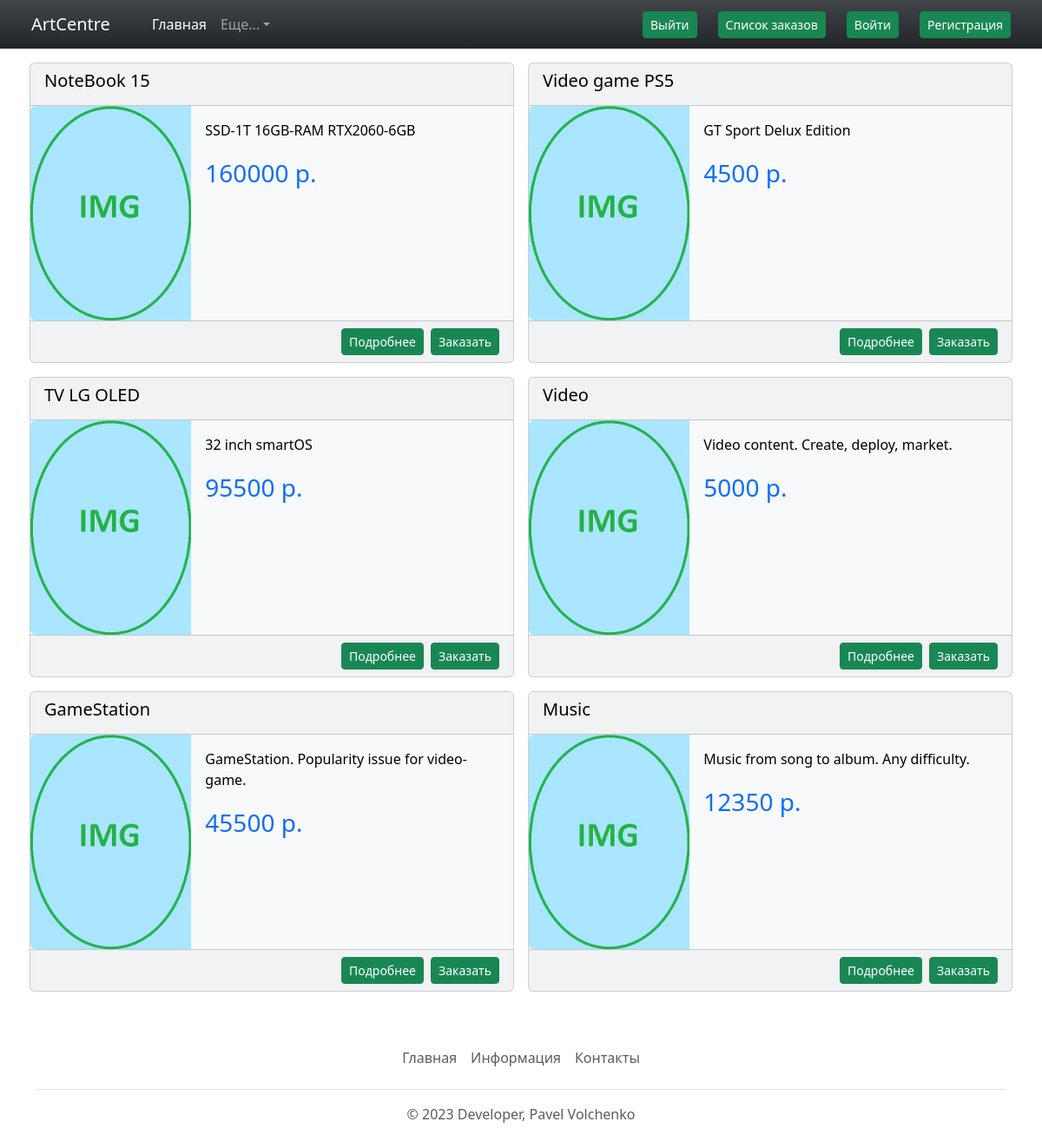
The page / on the database its author committed.
### store/models.py (models this page shows, shortened)
class Product(models.Model):
    product_name = models.CharField(max_length=128)
    description = models.CharField(max_length=1024, null=True)
    price = models.IntegerField(null=True)
    quantity = models.IntegerField(null=True)
    was_added = models.DateField(auto_now_add=True)

### store/views.py (the view)
# urls.py: path('', index, name='index'),
def index(request):
    logger.info('Index page accessed')
    context = Product.objects.all()
    return render(request, 'store/index.html', {"context": context})

### templates/store/index.html
{% extends 'base.html' %}
{% block content %}
    <div class="container p-2">
        <div class="row row-cols-2">
            {% for product in context %}
                <div class="col p-2">
                    <div class="card h-100 text-bg-light">
                        <div class="card-header">
                            <h5 class="card-title">{{ product.product_name }}</h5>
                        </div>
                        <div class="row g-0">
                            <div class="col-md-4">
                                <img class="img-fluid rounded-start"
                                     src="/static/store/image/plate-640x480.jpg" alt="plate">
                            </div>
                            <div class="col-md-8">
                                <div class="card-body">
                                    <p class="card-text">{{ product.description }}</p>
                                    <p class="card-text text-primary fs-3">{{ product.price }} р.</p>
                                </div>
                            </div>
                            <div class="card-footer d-grid gap-2 d-md-flex justify-content-md-end">
                                <a href="" class="btn btn-success btn-sm">Подробнее</a>
                                <form>
                                    <button type="submit" formmethod="POST" class="btn btn-success btn-sm"
                                            formaction="">Заказать
                                    </button>
                                </form>
                            </div>
                        </div>
                    </div>
                </div>
            {% endfor %}
        </div>
    </div>
{% endblock %}

### rows shown on the page
Product: product_name "NoteBook 15", description "SSD-1T 16GB-RAM RTX2060-6GB", price "160000"
Product: product_name "Video game PS5", description "GT Sport Delux Edition", price "4500"
Product: product_name "TV LG OLED", description "32 inch smartOS", price "95500"
Product: product_name "Video", description "Video content. Create, deploy, market.", price "5000"
Product: product_name "GameStation", description "GameStation. Popularity issue for video-game.", price "45500"
Product: product_name "Music", description "Music from song to album. Any difficulty.", price "12350"
